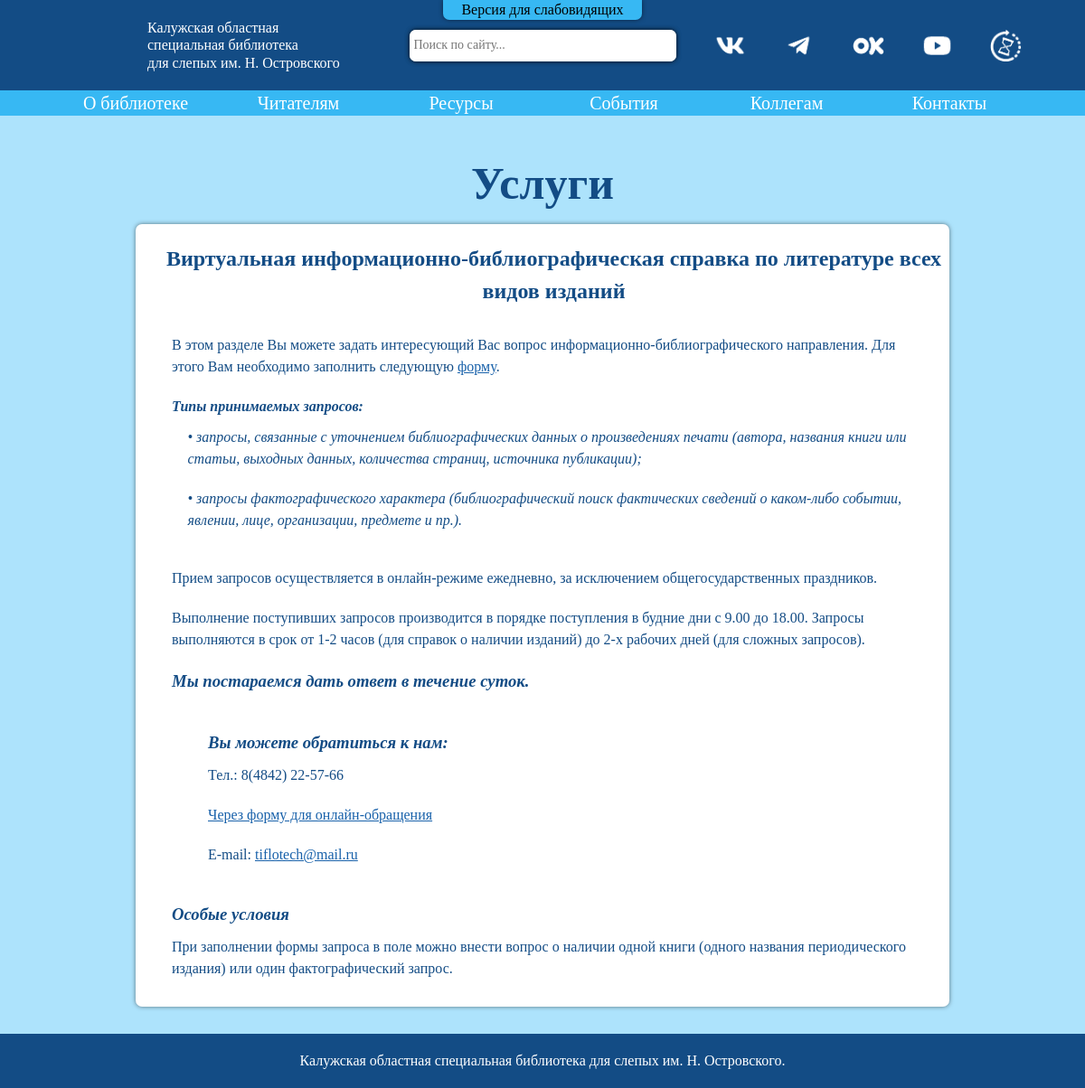
The page /readers/services/1 on the database its author committed.
### readers/models.py (models this page shows, shortened)
class MainPageService(models.Model):
    main_title = models.CharField(max_length=200)
    top_title = models.CharField(max_length=200)
    main_text = models.TextField(max_length=4000)
    list_title = models.CharField(max_length=200)

class MainPageServiceList(models.Model):
    main_page_fk = models.ForeignKey(MainPageService, on_delete=models.CASCADE)
    service = models.CharField(max_length=200)
    service_href = models.CharField(max_length=500, default="local", blank=True, null=True)

class ServiceElement(models.Model):
    main_page_service_list_fk = models.ForeignKey(MainPageServiceList, on_delete=models.CASCADE)
    priority = models.IntegerField(default=1, validators=[MinValueValidator(1), MaxValueValidator(100)])
    title = models.CharField(max_length=200, default=None, null=True, blank=True)
    text = models.TextField(max_length=65535, default=None, null=True, blank=True)
    contact_title = models.CharField(max_length=400, default=None, null=True, blank=True)
    contact_phone = models.CharField(max_length=400, default=None, null=True, blank=True)
    contact_form = models.CharField(max_length=400, default=None, null=True, blank=True)
    contact_form_href = models.CharField(max_length=400, default=None, null=True, blank=True)
    contact_email = models.CharField(max_length=400, default=None, null=True, blank=True)
    list_title = models.CharField(max_length=100, default=None, null=True, blank=True)

class ServiceList(models.Model):
    id_element = models.ForeignKey(ServiceElement, on_delete=models.CASCADE)
    list_element = models.CharField(max_length=400, default=None, null=True, blank=True)

### readers/views.py (the view)
# urls.py: path('readers/services/<int:number_part>', readers_views.services)
def services(request, number_part = 1):
    print(number_part)
    elem = []
    if number_part >= 1 and number_part <= 10:
        for element in ServiceElement.objects.filter(main_page_service_list_fk = number_part).order_by('priority'):
            elem.append(ElementServiceClass(element))
        for el in elem:
            if el.el_type == "contact":
                for l in el.el_list:
                    print(l)
        return render(request, 'index_readers.html',
                      {"name_part":"services",
                       "number_part":number_part,
                       "name_service":MainPageServiceList.objects.filter(id = number_part)[0].service,
                       "element":elem,
                       "test":"<a href='/'>FUCK</a> Your mom",
                       "main_sevice_content":MainPageService.objects.all()[0]},
                       )
    else:
        return(HttpResponsePermanentRedirect("/"))

### readers/views.py (called while the page is built)
    def text_conversion(self, serviceText):
        self.el_value = serviceText
        while "!a:" in self.el_value:
            temp = re.search(r'!a:(.)*\s(.)*\s!', self.el_value)
            temp = temp.group(0)
            temp = re.split(' ', temp, 2)
            temp = "<a href = '" + temp[1] + " ' target = '_blank' + class = 'a_info'>" + temp[2][0:-2] + "</a>"
            self.el_value = (re.sub(r'!a:(.)*\s(.)*\s!', temp, self.el_value))

    def check_contact(self, elementService):
        if elementService.contact_title != None or elementService.contact_phone != None or elementService.contact_form != None or elementService.contact_form_href != None or elementService.contact_email != None:
            return True
        else:
            return False

### readers/templates/index_readers.html (shortened to what this page needs)
{% load static %}
<html>
  <head>
    <link rel="stylesheet" id='styles_link' href="{% static "css/global_styles_blue_readers.css" %}" />
    <link rel="stylesheet" href="{% static "css/global_animations.css" %}" />
  </head>
  <body onload="show_body()"  id='body'>
  <div class="wrapper" id="wrapper">
    <header>
      <div class='header_container'>
        <div class="eyesight_container"> Версия для слабовидящих </div>
        <a name="up" class='logo_block' href="/" >
        <div class='logo_img picture'></div>
            <div class='top_name'>
              <span> Калужская областная </span>
              <span> специальная  библиотека  </span>
              <span> для слепых им. Н. Островского </span>
            </div>
          </a>
            <div class='search_block'>
              <div class="top_input_container">
                <input class='top_search_input'id='pc_search_input' type='text' placeholder="Поиск по сайту...">
                <div class="paper search_options">
                  <div class="search_option_zero">  </div>
                </div>
              </div>
            </div>
            <div class='top_buttons_block'>
              <a class='top_button'  target="_blank" href="https://vk.com/biblostrov">
                <div class='top_button_img' id='vk_button'> </div>
              </a>
              <a class='top_button'  target="_blank" href="https://t.me/biblostov">
                <div class='top_button_img' id='tg_button'> </div>
              </a>
              <a class='top_button' target="_blank" href="https://ok.ru/group/54523256438786" >
                <div class='top_button_img' id='ok_button'> </div>
              </a>
              <a class='top_button'  target="_blank" href="https://www.youtube.com/channel/UCA2C_qWCxFizkOUtimDhZrQ" >
                <div class='top_button_img' id='yt_button'> </div>
              </a>
              <a class='top_button'  target="_blank" href="http://slbook-kaluga.ru/?template=slbook_ic23" title = "Старый сайт">
                <div class='top_button_img' id='old_site'> </div>
              </a>
            </div>
          </div>
          <div class="header_menu">
            <div class="header_menu_container">
              <div class="menu_container">
                <div class="menu_button"> О библиотеке </div>
              </div>
              <div class="menu_container">
                <div class="menu_button"> Читателям </div>
              </div>
              <div class="menu_container">
                <div class="menu_button"> Ресурсы </div>
              </div>
              <div class="menu_container">
                <div class="menu_button"> События </div>
              </div>
              <div class="menu_container">
                <div class="menu_button"> Коллегам </div>
              </div>
              <div class="menu_container">
                <div class="menu_button"> Контакты </div>
              </div>
            </div>
          </div>
    </header>
    <div class="main_body" id="main_body">
        <div class="main_content" id="main_content">
          {% if name_part == "pastime" %}
          <div>
            <span>{{name_part}}</span>
          </div>
          {% elif name_part == "services" %}
            <h2 class="title_text">{{main_sevice_content.main_title}}</h2>
            {% if number_part == 0 %}
              <div class="service_main_page_container paper">
                <div class="service_main_page_content">
                  <h2 >{{main_sevice_content.top_title}}</h2>
                  <span class="text_block">{{main_sevice_content.main_text}}</span>
                  <h3>{{main_sevice_content.list_title}}</h3>
                  <div class="service_list_block">
                    {% for el in main_service_list %}
                      {% if el.service_href == "local" %}
                        <a class="a_info" href="/readers/services/{{el.id}}">{{el.id}}). {{el.service}}</a>
                      {% else %}
                        <a class="a_info" target="_blank" href="{{el.service_href}}">{{el.id}}). {{el.service}}</a>
                      {% endif %}
                    {% endfor %}
                  </div>
                </div>
              </div>
            {% else %}
            <div class="service_container paper">
              <h2 class="service_main_title">{{name_service}}</h2>
              <div class="service_content">
                {% for elem in element %}
                  {% if elem.el_type == "title" %}
                    <h3 class="service_title">{{elem.el_value}}</h3>
                  {% elif elem.el_type == "text" %}
                    <span class="text_block">{{elem.el_value|safe}}</span>
                  {% elif elem.el_type == "list" %}
                    {% if elem.el_value != None %}
                      <h4 class="service_title">{{elem.el_value}}</h4>
                    {% endif %}
                    <div class="text_help">
                      {% for list in elem.el_list %}
                        <span class="text_block">• {{list.list_element}}</span>
                      {% endfor %}
                    </div>
                  {% elif elem.el_type == "contact" %}
                  <div class="structure_list">
                    {% if elem.el_list.0 %}
                      <h3 class="service_title">{{elem.el_list.0}}</h3>
                    {% endif %}
                    {% if elem.el_list.1%}
                      <span class="text_block">Тел.: {{elem.el_list.1}}</span>
                    {% endif %}
                    {% if elem.el_list.2%}
                      <span class="text_block"><a class="a_info" href="{{elem.el_list.3}}">{{elem.el_list.2}}</a></span>
                    {% endif %}
                    {% if elem.el_list.4%}
                      <span class="text_block">E-mail: <a class="a_info" href="mailto:{{elem.el_list.4}}">{{elem.el_list.4}}</a></span>
                    {% endif %}
                  </div>
                  {% endif %}
                {% endfor %}
              </div>
            </div>
            {% endif %}
          {% endif %}
        </div>
    </div>
    <footer>
      <div class='footer_container flex'>
        <span> Калужская областная специальная библиотека для слепых им.&nbspН.&nbspОстровского. </span>
      </div>
    </footer>
  </div>
  </body>
</html>

### rows shown on the page
MainPageService: main_title "Услуги"
MainPageServiceList: service "Виртуальная информационно-библиографическая справка по литературе всех видов изданий"
ServiceElement: el_value "Типы принимаемых запросов:"
ServiceList: list_element "запросы, связанные с уточнением библиографических данных о произведениях печати (автора, названия книги или статьи, выходных данных, количества страниц, источника публикации);"
ServiceList: list_element "запросы фактографического характера (библиографический поиск фактических сведений о каком-либо событии, явлении, лице, организации, предмете и пр.)."
ServiceElement: el_value "Прием запросов осуществляется в онлайн-режиме ежедневно, за исключением общегосударственных праздников."
ServiceElement: el_value "Выполнение поступивших запросов производится в порядке поступления в будние дни с 9.00 до 18.00. Запросы выполняются в срок от 1-2 часов (для справок о наличии изданий) до 2-х рабочих дней (для сложных запросов)."
ServiceElement: el_value "Мы постараемся дать ответ в течение суток."
ServiceElement: el_list.0 "Вы можете обратиться к нам:", el_list.1 "8(4842) 22-57-66", el_list.2 "Через форму для онлайн-обращения", el_list.4 "tiflotech@mail.ru"
ServiceElement: el_value "Особые условия"
ServiceElement: el_value "При заполнении формы запроса в поле можно внести вопрос о наличии одной книги (одного названия периодического издания) или один фактографический запрос."

### other values the page prints
{{ elem.el_value|safe }} "В этом разделе Вы можете задать интересующий Вас вопрос информационно-библиографического направления. Для этого Вам необходимо заполнить следующую форму ."
